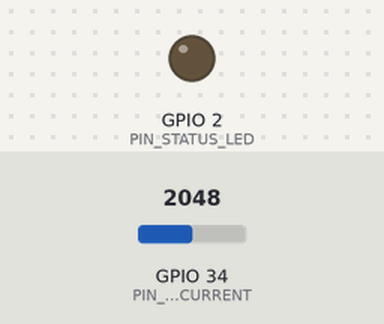
A sketch run on a simulated ESP32. Parts: output pins drawn as LEDs (lit = HIGH). Dashed ring = blinking. The inputs (shaded band) are chosen by the test bench; at power-on: GPIO 34 (PIN_ADC_CURRENT) = 2048 (analog values on the 0–4095 scale). WiFi joins after 1.5 s; servers stay silent unless stated; what the sketch prints to the serial monitor is not drawn.

Above: at 2.5 s.
At 4.12 s:
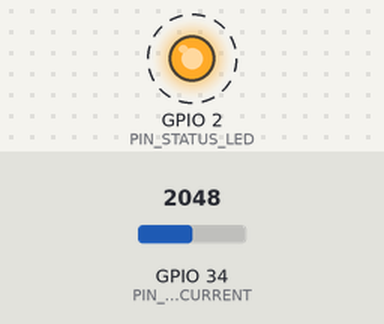
Timing chart, 0 to 5.0 s (numbered marks = the images above):
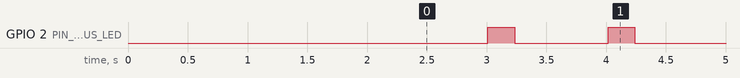

Measured:
- by itself, GPIO 2 (PIN_STATUS_LED): alternates HIGH for 0.22 s and LOW for 0.78 s

The sketch:

energy-monitor.ino
```cpp
/**
 * ESP32-Community: Smart AC Power & Energy Monitor
 * Non-invasive current sensing using SCT-013 CT clamp with true RMS sampling,
 * live Web dashboard gauge, cumulative kWh accumulator, and REST API.
 *
 * Compatible with ESP32-WROOM-32, ESP32-S3, ESP32-C3.
 */

#include <Arduino.h>
#include <WiFi.h>
#include <WebServer.h>
#include <ArduinoJson.h>

// --- Pin Definitions ---
#if defined(CONFIG_IDF_TARGET_ESP32C3)
  #define PIN_ADC_CURRENT 2
  #define PIN_STATUS_LED  8
#elif defined(CONFIG_IDF_TARGET_ESP32S3)
  #define PIN_ADC_CURRENT 4
  #define PIN_STATUS_LED  2
#else
  #define PIN_ADC_CURRENT 34 // ADC1 pin (compatible with WiFi)
  #define PIN_STATUS_LED  2
#endif

// --- Energy Monitor Calibration Constants ---
const float MAINS_VOLTAGE = 230.0;    // Mains RMS voltage (230V EU/UK/Asia or 120V US)
const float CT_CALIBRATION = 30.0;    // Calibration factor for SCT-013-030 (or SCT-013-000 with burden)
const float COST_PER_KWH = 0.15;      // Electricity tariff rate ($ / kWh)

// WiFi Credentials
const char* default_ssid = "YOUR_WIFI_SSID";
const char* default_password = "YOUR_WIFI_PASSWORD";

WebServer server(80);

// Measurement Variables
float currentRMS = 0.0;
float activePower = 0.0;
float cumulativeKWh = 0.0;
float totalCost = 0.0;
unsigned long lastMeasureTime = 0;
unsigned long sampleIntervalMs = 1000;

// Calculate True RMS Current over AC cycles
float calculateRMSCurrent(int numSamples = 1500) {
  uint32_t adcSum = 0;
  for (int i = 0; i < 200; i++) {
    adcSum += analogRead(PIN_ADC_CURRENT);
    delayMicroseconds(50);
  }
  float midPoint = adcSum / 200.0f; // Dynamic DC bias offset

  double sumSq = 0;
  for (int i = 0; i < numSamples; i++) {
    int raw = analogRead(PIN_ADC_CURRENT);
    float centered = (raw - midPoint) * (3.3f / 4095.0f);
    float currentInst = centered * CT_CALIBRATION;
    sumSq += (currentInst * currentInst);
    delayMicroseconds(80); // ~12 kHz sample rate
  }

  float rms = sqrt(sumSq / numSamples);
  if (rms < 0.08f) rms = 0.0f; // Noise gate filter for idle state
  return rms;
}

// --- Web Dashboard UI ---
const char HTML_PAGE[] PROGMEM = R"rawliteral(
<!DOCTYPE html>
<html lang="en">
<head>
  <meta charset="UTF-8">
  <meta name="viewport" content="width=device-width, initial-scale=1.0">
  <title>ESP32 Smart Energy Monitor</title>
  <style>
    :root {
      --bg: #0d1117;
      --card: #161b22;
      --border: #30363d;
      --accent: #58a6ff;
      --green: #2ea043;
      --yellow: #f1e05a;
      --text: #c9d1d9;
    }
    body {
      font-family: -apple-system, BlinkMacSystemFont, "Segoe UI", Roboto, sans-serif;
      background: var(--bg);
      color: var(--text);
      display: flex;
      flex-direction: column;
      align-items: center;
      margin: 0;
      padding: 24px;
    }
    .card {
      background: var(--card);
      border: 1px solid var(--border);
      border-radius: 16px;
      padding: 28px;
      max-width: 480px;
      width: 100%;
      text-align: center;
      box-shadow: 0 10px 30px rgba(0,0,0,0.5);
    }
    h1 { margin-top: 0; font-size: 1.6rem; color: #fff; }
    .metric-main {
      font-size: 3.2rem;
      font-weight: 800;
      color: var(--accent);
      margin: 12px 0 4px 0;
    }
    .metric-unit { font-size: 1.2rem; color: #8b949e; }
    .grid {
      display: grid;
      grid-template-columns: 1fr 1fr;
      gap: 16px;
      margin-top: 24px;
      text-align: left;
    }
    .stat-box {
      background: #21262d;
      padding: 16px;
      border-radius: 12px;
      border: 1px solid var(--border);
    }
    .stat-label { font-size: 0.8rem; color: #8b949e; text-transform: uppercase; }
    .stat-val { font-size: 1.4rem; font-weight: 700; color: #fff; margin-top: 6px; }
    .btn-reset {
      margin-top: 24px;
      background: #21262d;
      color: #8b949e;
      border: 1px solid var(--border);
      border-radius: 8px;
      padding: 10px 20px;
      font-weight: 600;
      cursor: pointer;
      transition: background 0.2s;
    }
    .btn-reset:hover { background: #30363d; color: #fff; }
  </style>
</head>
<body>
  <div class="card">
    <h1>⚡ Live Power Meter</h1>
    <div class="metric-main" id="power">0.0</div>
    <div class="metric-unit">WATTS (W)</div>

    <div class="grid">
      <div class="stat-box">
        <div class="stat-label">RMS Current</div>
        <div class="stat-val" id="current">0.00 A</div>
      </div>
      <div class="stat-box">
        <div class="stat-label">Grid Voltage</div>
        <div class="stat-val" id="voltage">230 V</div>
      </div>
      <div class="stat-box">
        <div class="stat-label">Energy Consumed</div>
        <div class="stat-val" id="kwh">0.000 kWh</div>
      </div>
      <div class="stat-box">
        <div class="stat-label">Estimated Cost</div>
        <div class="stat-val" id="cost">$ 0.00</div>
      </div>
    </div>

    <button class="btn-reset" onclick="resetAccumulator()">Reset Energy Counter</button>
  </div>
  <script>
    function updateMetrics() {
      fetch('/api/power')
        .then(r => r.json())
        .then(d => {
          document.getElementById('power').innerText = d.powerWatts.toFixed(1);
          document.getElementById('current').innerText = d.currentRMS.toFixed(2) + ' A';
          document.getElementById('voltage').innerText = d.mainsVoltage.toFixed(0) + ' V';
          document.getElementById('kwh').innerText = d.energyKWh.toFixed(4) + ' kWh';
          document.getElementById('cost').innerText = '$ ' + d.estimatedCost.toFixed(3);
        })
        .catch(err => console.error(err));
    }
    function resetAccumulator() {
      if (confirm('Reset cumulative kWh energy counter?')) {
        fetch('/api/reset', { method: 'POST' }).then(() => updateMetrics());
      }
    }
    setInterval(updateMetrics, 1200);
    updateMetrics();
  </script>
</body>
</html>
)rawliteral";

void handleRoot() {
  server.send_P(200, "text/html", HTML_PAGE);
}

void handleApiPower() {
  StaticJsonDocument<256> doc;
  doc["currentRMS"] = currentRMS;
  doc["powerWatts"] = activePower;
  doc["mainsVoltage"] = MAINS_VOLTAGE;
  doc["energyKWh"] = cumulativeKWh;
  doc["estimatedCost"] = totalCost;
  doc["uptime"] = millis();

  String out;
  serializeJson(doc, out);
  server.send(200, "application/json", out);
}

void handleApiReset() {
  cumulativeKWh = 0.0;
  totalCost = 0.0;
  server.send(200, "application/json", "{\"success\":true,\"message\":\"Energy counter reset.\"}");
}

void setup() {
  Serial.begin(115200);
  delay(500);
  Serial.println("\n[ESP32 Smart AC Energy Monitor]");

  pinMode(PIN_STATUS_LED, OUTPUT);
  digitalWrite(PIN_STATUS_LED, LOW);

  analogReadResolution(12);

  WiFi.mode(WIFI_STA);
  WiFi.begin(default_ssid, default_password);
  Serial.printf("Connecting to %s...", default_ssid);

  unsigned long startAttempt = millis();
  while (WiFi.status() != WL_CONNECTED && millis() - startAttempt < 8000) {
    delay(250);
    Serial.print(".");
  }

  if (WiFi.status() == WL_CONNECTED) {
    Serial.printf("\nConnected! IP: %s\n", WiFi.localIP().toString().c_str());
  } else {
    Serial.println("\nWiFi connection failed; creating fallback AP: ESP32-EnergyMonitor");
    WiFi.mode(WIFI_AP);
    WiFi.softAP("ESP32-EnergyMonitor", "power1234");
    Serial.printf("AP IP: %s\n", WiFi.softAPIP().toString().c_str());
  }

  server.on("/", HTTP_GET, handleRoot);
  server.on("/api/power", HTTP_GET, handleApiPower);
  server.on("/api/reset", HTTP_POST, handleApiReset);
  server.begin();
  Serial.println("Web server online.");

  lastMeasureTime = millis();
}

void loop() {
  server.handleClient();

  unsigned long now = millis();
  if (now - lastMeasureTime >= sampleIntervalMs) {
    unsigned long deltaMs = now - lastMeasureTime;
    lastMeasureTime = now;

    digitalWrite(PIN_STATUS_LED, HIGH);
    currentRMS = calculateRMSCurrent(1000);
    activePower = currentRMS * MAINS_VOLTAGE;

    // Accumulate kWh: (Watts * hours) / 1000
    float deltaHours = (float)deltaMs / (1000.0f * 3600.0f);
    cumulativeKWh += (activePower * deltaHours) / 1000.0f;
    totalCost = cumulativeKWh * COST_PER_KWH;

    digitalWrite(PIN_STATUS_LED, LOW);

    Serial.printf("Current: %.2f A | Power: %.1f W | Total: %.4f kWh ($%.3f)\n",
                  currentRMS, activePower, cumulativeKWh, totalCost);
  }

  delay(10);
}
```
